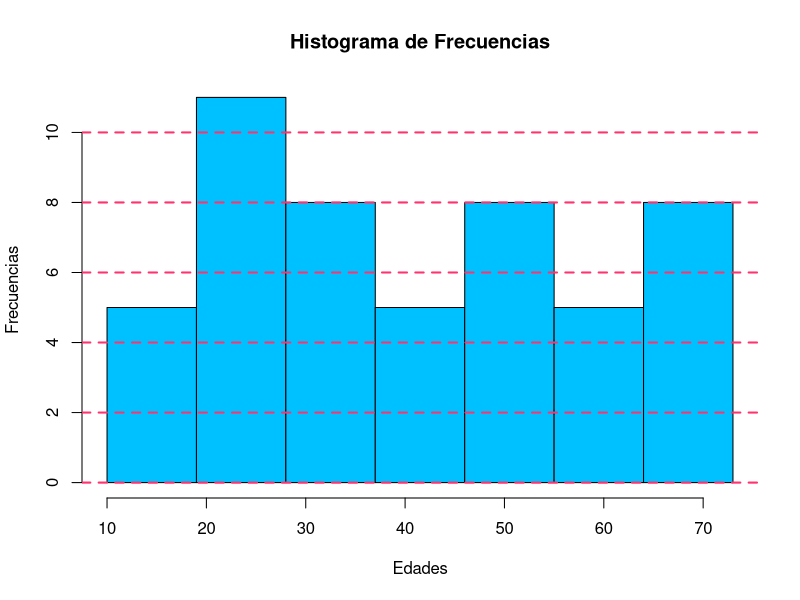

Here is the R script that generated this plot:
# Integrantes: Eduardo Mendieta, Juan Orellana.

get_tbl_frecuencias <- function(data, extremos, marca_clase){
    factor <- cut(data, breaks = extremos, right = FALSE, include.lowest = TRUE)
    intervalos <- levels(factor)

    frec_abs <- as.vector(table(factor))
    frec_rel <- round(frec_abs / length(data), digits = 2)
    frec_abs_acum <- cumsum(frec_abs)
    frec_rel_acum <- cumsum(frec_rel)

    tabla <- data.frame(intervalos, marca_clase, frec_abs, frec_abs_acum, frec_rel, frec_rel_acum)
}


histograma <- function (data, extremos, titulo, xlab, ylab, col_barras, col_grid){
    hist(data, main = titulo, ylab = ylab, xlab = xlab, col = col_barras, include.lowest = TRUE, right = FALSE, breaks = extremos)
    grid(nx = NA, ny = NULL, lty = 2, col = col_grid, lwd = 2)
}


main <- function(){
    edades <- c(38,15,10,12,62,46,25,56,27,24,23,21,20,25,38,27,48,35,50,65,59,58,47,42,37,
                35,32,40,28,14,12,24,66,73,72,70,68,65,54,48,34,33,21,19,64,59,47,46,30,30)
    
    n <- length(edades)
    minimo <- min(edades)
    maximo <- max(edades)
    clases <- nclass.Sturges(edades)
    amplitud <- (maximo - minimo) / clases

    extremos <- minimo + amplitud * (0: clases)
    extremo_inf <- minimo + amplitud * (0: (clases - 1))
    extremo_sup <- minimo + amplitud * (1: clases)

    marca_clase <- (extremo_inf + extremo_sup) / 2

    tabla_resultante <- get_tbl_frecuencias(data = edades, extremos = extremos, marca_clase = marca_clase)

    View(tabla_resultante)

    histograma(data = edades, extremos = extremos, 
               titulo = 'Histograma de Frecuencias', xlab = 'Edades', ylab = 'Frecuencias', 
               col_barras = '#00C1FF', col_grid = '#FF336E')
}


main()